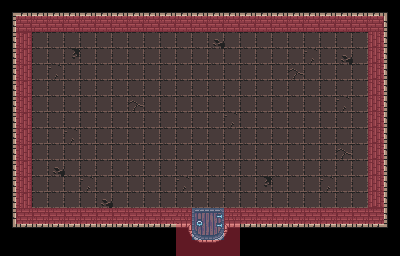

This is a level from a 2D game, rendered from its Tiled map with the project's own tilesets. A one-line summary and the map file follow, with tile-layer data summarised:
An orthogonal 25x16 tile map with 16x16 px tiles, 2 tile layers (Tile Layer 1, meta info), 2 tilesets.

<map version="1.8" tiledversion="1.8.4" orientation="orthogonal" renderorder="right-down" width="25" height="16" tilewidth="16" tileheight="16" infinite="0" nextlayerid="3" nextobjectid="1">
 <tileset firstgid="1" source="0x72_DungeonTilesetII_v1.4.tsx" />
 <tileset firstgid="1025" source="MetaSet.tsx" />
 <layer id="1" name="Tile Layer 1" width="25" height="16">
  <data>[400 cells, 379 non-empty, 20 distinct tile ids]</data>
 </layer>
 <layer id="2" name="meta info" width="25" height="16" opacity="0.4">
  <data>[400 cells, 76 non-empty, 2 distinct tile ids]</data>
 </layer>
</map>
